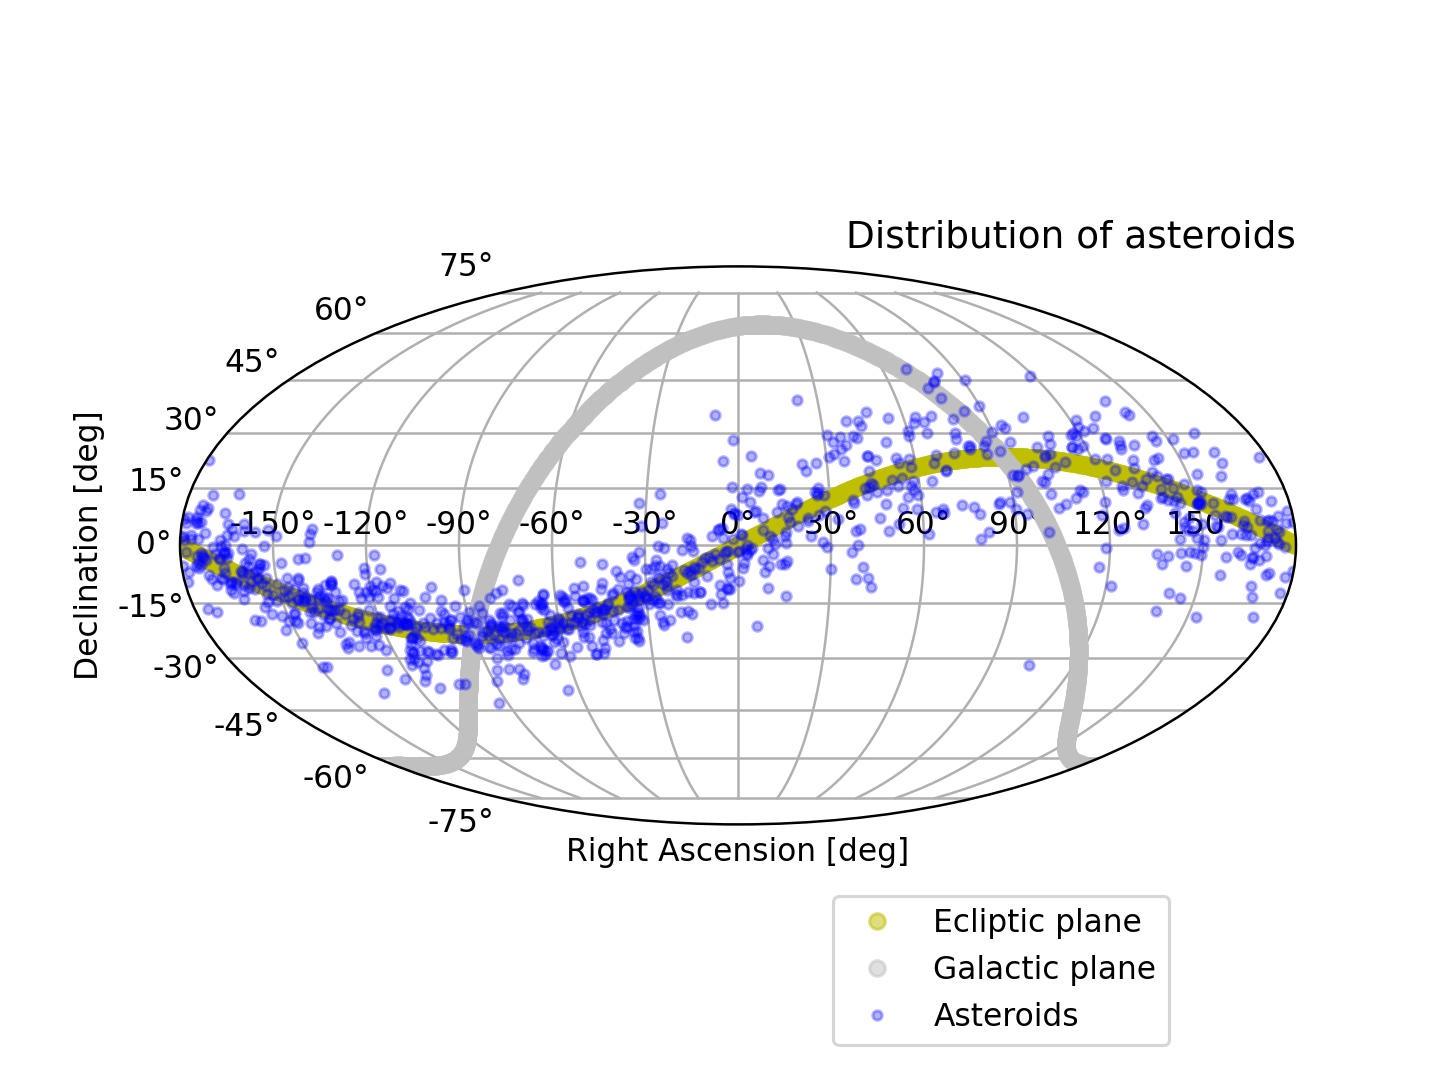

The script that saved this image:
#!/usr/pkg/bin/python3.9

#
# Time-stamp: <2022/11/20 20:17:30 (CST) daisuke>
#

# importing numpy module
import numpy

# importing astropy module
import astropy.coordinates
import astropy.time
import astropy.units

# importing astroquery module
import astroquery.jplhorizons

# importing matplotlib module
import matplotlib.figure
import matplotlib.backends.backend_agg

# output file name
file_output = 'ai202209_s10_00_13.png'

# units
u_deg = astropy.units.degree

# date/time
date = astropy.time.Time ('2023-01-01 00:00:00')

# number of asteroids to get position
n_asteroids = 1000

# making empty numpy arrays for storing data
data_ra_deg  = numpy.array ([])
data_dec_deg = numpy.array ([])

# processing for each asteroid
for i in range (1, n_asteroids + 1):
    # set-up a query for JPL Horizons
    query = astroquery.jplhorizons.Horizons (id=f"{i}", \
                                             id_type='smallbody', \
                                             epochs=date.jd)

    # fetching ephemeris of asteroid
    eph = query.ephemerides ()

    # priting RA and Dec of asteroid
    print (f"{eph['targetname'][0]:24s}:" \
           + f" (RA, Dec) = ({eph['RA'][0]:8.4f} deg," \
           + f" {eph['DEC'][0]:+8.4f} deg)")

    # RA in deg
    ra_deg = eph['RA'][0]
    if (ra_deg > 180.0):
        ra_deg -= 360.0

    # Dec in deg
    dec_deg = eph['DEC'][0]

    # appending data to numpy arrays
    data_ra_deg   = numpy.append (data_ra_deg, ra_deg)
    data_dec_deg = numpy.append (data_dec_deg, dec_deg)

# ecliptic plane
ecl_lon = numpy.linspace (0.001, 359.999, 1000) * u_deg
ecl_lat = numpy.zeros (1000) * u_deg
ecl_coord = astropy.coordinates.GeocentricMeanEcliptic (lon=ecl_lon, \
                                                        lat=ecl_lat, \
                                                        obstime=date)
ecl_ra  = ecl_coord.transform_to (astropy.coordinates.ICRS) \
                   .ra.wrap_at (180.0 * u_deg).radian
ecl_dec = ecl_coord.transform_to (astropy.coordinates.ICRS).dec.radian

# galactic plane
gal_lon = numpy.linspace (0.001, 359.999, 1000) * u_deg
gal_lat = numpy.zeros (1000) * u_deg
gal_coord = astropy.coordinates.Galactic (l=gal_lon, \
                                          b=gal_lat)
gal_ra  = gal_coord.transform_to (astropy.coordinates.ICRS) \
                   .ra.wrap_at (180.0 * u_deg).radian
gal_dec = gal_coord.transform_to (astropy.coordinates.ICRS).dec.radian

# making objects "fig" and "ax"
fig    = matplotlib.figure.Figure ()
canvas = matplotlib.backends.backend_agg.FigureCanvasAgg (fig)
ax     = fig.add_subplot (111, projection='mollweide')

# axes
ax.grid ()
ax.set_xlabel ('Right Ascension [deg]')
ax.set_ylabel ('Declination [deg]')

# title
text_title = f"Distribution of asteroids"
ax.set_title (text_title, loc='right')

# plotting data
ax.plot (ecl_ra, ecl_dec, \
         linestyle='None', marker='o', color='y', markersize=5, alpha=0.5, \
         label='Ecliptic plane')
ax.plot (gal_ra, gal_dec, \
         linestyle='None', marker='o', color='silver', markersize=5, \
         alpha=0.5, label='Galactic plane')
ax.plot (numpy.deg2rad (data_ra_deg), numpy.deg2rad (data_dec_deg), \
         linestyle='None', marker='o', color='b', markersize=3, alpha=0.3, \
         label='Asteroids')
ax.legend (bbox_to_anchor=(0.9, -0.1))

# saving file
fig.savefig (file_output, dpi=225)
